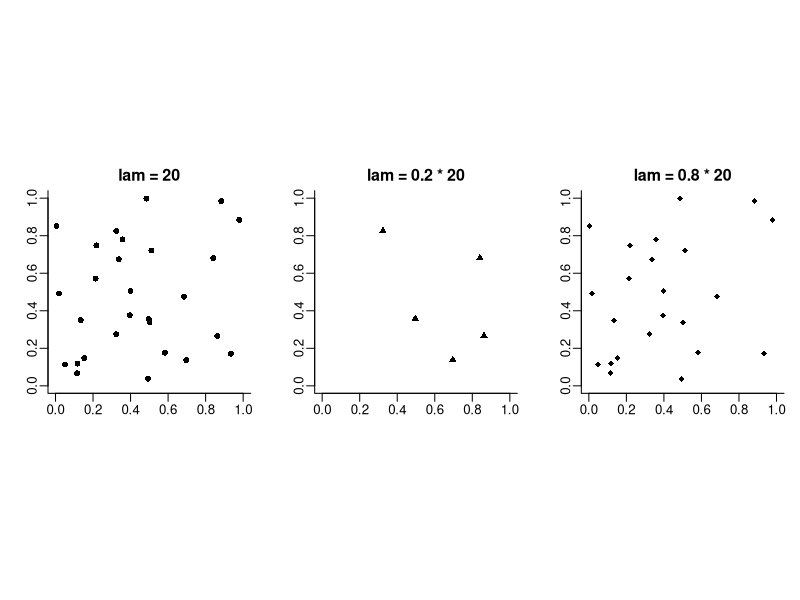

R code for this plot:



lam = 20
N=rpois(1,lam)
Z=matrix(runif(2*N,0,1), nrow=N, ncol=2)


p = 0.2
Z1 = numeric(0)
Z2 = numeric(0)
for(i in 1:N){
      if (runif(1,0,1)<p){
            Z1 = rbind(Z1,Z[i,])
      }
      else{
            Z2 = rbind(Z2, Z[i,])
      }
}

pdf(file="fig_07_026.pdf", width=7, height=3.5)
par(mfrow=c(1,3), cex=0.8, mar=c(3,3,2,1), mgp=c(2,0.5,0), bty="L", pty="s")
plot(Z[,1], Z[,2], xlab="", ylab="", xlim=c(0,1), ylim=c(0,1), pch=16, cex=1, main="lam = 20")
plot(Z1[,1], Z1[,2], xlab="", ylab="", xlim=c(0,1), ylim=c(0,1), pch=17, cex=1, main="lam = 0.2 * 20")
plot(Z2[,1], Z2[,2], xlab="", ylab="", xlim=c(0,1), ylim=c(0,1), pch=18, cex=1, main="lam = 0.8 * 20")
dev.off()
